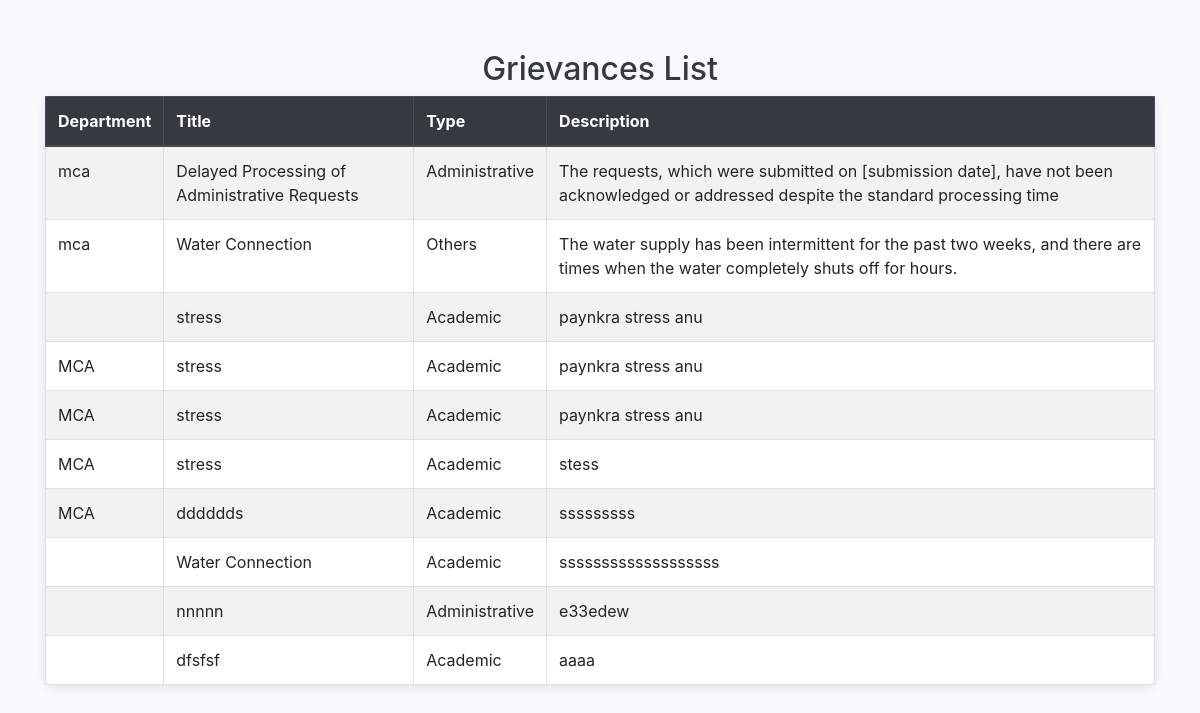
Page /admingrievanceview on the committed database.
### accounts/models.py (models this page shows, shortened)
class Grievance(models.Model):
    GRIEVANCE_CHOICES = [
        ('academic', 'Academic'),
        ('administrative', 'Administrative'),
        ('others', 'Others'),
    ]
    name = models.CharField(max_length=255, blank=True, null=True)  # Optional name field
    department = models.CharField(max_length=255, blank=True, null=True)  # Optional department field
    complaint_title = models.CharField(max_length=255)
    type_of_grievance = models.CharField(max_length=50, choices=GRIEVANCE_CHOICES)
    complaint_description = models.TextField()
    resolution = models.TextField(blank=True, null=True)  # New field for resolution

### accounts/views.py (the view)
# urls.py: path('admingrievanceview', views.admingrievanceview, name='admingrievanceview'),
def admingrievanceview(request):
    grievances = Grievance.objects.all()  # Fetch all grievances
    return render(request, 'admingrievanceview.html', {'grievances': grievances})

### template/admingrievanceview.html (shortened to what this page needs)
<!DOCTYPE html>
<html lang="en">
<head>
    <link rel="stylesheet" href="https://stackpath.bootstrapcdn.com/bootstrap/4.5.2/css/bootstrap.min.css">
</head>
<body>
    <div class="container">
        <h2 class="text-center">Grievances List</h2>
        <table class="table table-striped table-bordered">
            <thead class="thead-dark">
                <tr>
                    <th>Department</th>
                    <th>Title</th>
                    <th>Type</th>
                    <th>Description</th>
                </tr>
            </thead>
            <tbody>
                {% for grievance in grievances %}
                <tr>
                    <td>{{ grievance.department }}</td>
                    <td>{{ grievance.complaint_title }}</td>
                    <td>{{ grievance.get_type_of_grievance_display }}</td>
                    <td>{{ grievance.complaint_description }}</td>
                </tr>
                {% endfor %}
            </tbody>
        </table>
    </div>
</body>
</html>

### template/admingrievanceview.html (style rules this page uses)
body { background-color: #f8f9fa; color: #343a40; }
.container { margin-top: 50px; }
.table { background-color: #ffffff; border-radius: 8px; padding: 15px; box-shadow: 0 2px 10px rgba(0,0,0,0.1); }

### rows in the picture
Grievance: department "mca", complaint_title "Delayed Processing of Administrative Requests", type_of_grievance "Administrative", complaint_description "The requests, which were submitted on [submission date], have not been acknowledged or addressed despite the standard processing time"
Grievance: department "mca", complaint_title "Water Connection", type_of_grievance "Others", complaint_description "The water supply has been intermittent for the past two weeks, and there are times when the water completely shuts off for hours."
Grievance: complaint_title "stress", type_of_grievance "Academic", complaint_description "paynkra stress anu"
Grievance: department "MCA", complaint_title "stress", type_of_grievance "Academic", complaint_description "paynkra stress anu"
Grievance: department "MCA", complaint_title "stress", type_of_grievance "Academic", complaint_description "paynkra stress anu"
Grievance: department "MCA", complaint_title "stress", type_of_grievance "Academic", complaint_description "stess"
Grievance: department "MCA", complaint_title "dddddds", type_of_grievance "Academic", complaint_description "sssssssss"
Grievance: complaint_title "Water Connection", type_of_grievance "Academic", complaint_description "sssssssssssssssssss"
Grievance: complaint_title "nnnnn", type_of_grievance "Administrative", complaint_description "e33edew"
Grievance: complaint_title "dfsfsf", type_of_grievance "Academic", complaint_description "aaaa"
